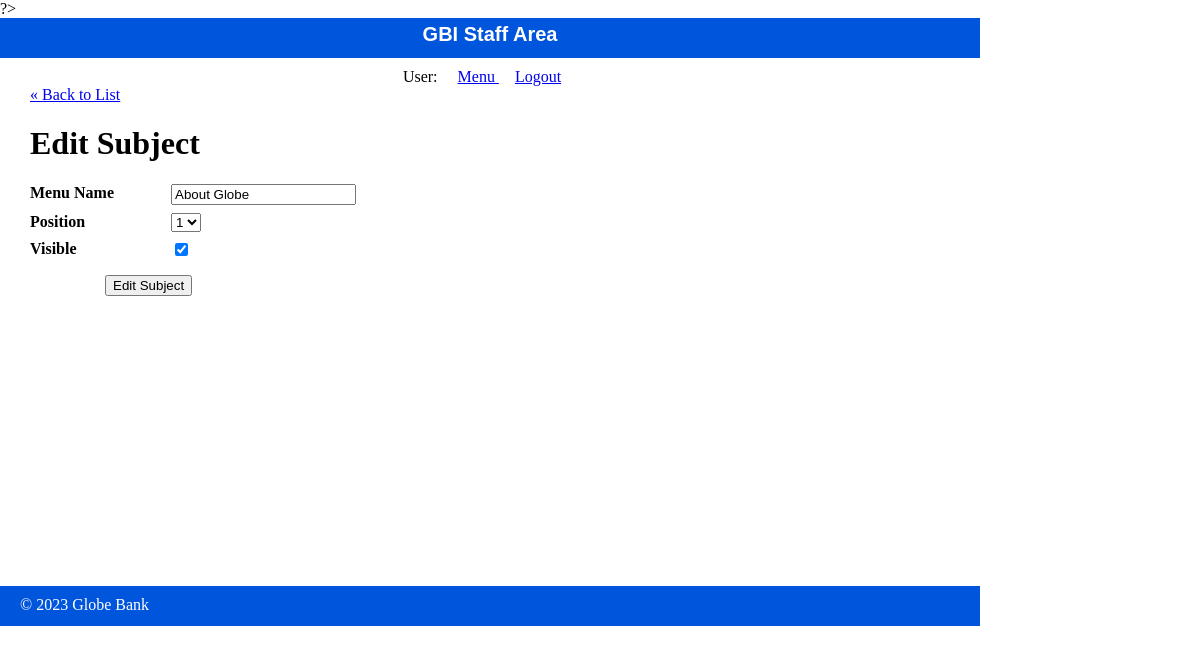
The page /staff/subjects/edit.php?id=1 on the database its author committed.
### tables this page shows
CREATE TABLE `subjects` (
  `id` int(11) NOT NULL,
  `menu_name` varchar(255) DEFAULT NULL,
  `position` int(3) DEFAULT NULL,
  `visible` tinyint(1) DEFAULT NULL
);

### private/functions.php (called while the page is built, shortened)
<?php
function url_for($script_path){
    return WWW_ROOT . $script_path;
}
function u($string){
    return urlencode($string);
}
function h($string){
    return htmlspecialchars($string);
}
?>

### private/query_functions.php (called while the page is built, shortened)
<?php
function find_all_subjects(array $options=[]){
    global $db;
    $visible = $options["visible"] ?? false;
    $sql = "SELECT * FROM subjects ";
    $sql.= "ORDER BY position ASC";
    $result = mysqli_execute_query($db, $sql);
    return $result;
}
function find_subject_by_id($id){
    global $db;
    $sql = "SELECT * FROM subjects WHERE id=?";
    $query = mysqli_execute_query($db, $sql,[$id]);
    $result = mysqli_fetch_assoc($query);
    return $result;
}
?>

### public/staff/subjects/edit.php (the view, shortened to what this page needs)
<?php
$id = $_GET['id'];
if(is_post_request()) {
  $subject = [];
  $subject['id'] = $id;
  $subject['menu_name'] = $_POST['menu_name'] ?? '';
  $subject['position'] = $_POST['position'] ?? '';
  $subject['visible'] = $_POST['visible'] ?? '';
  $result = update_subject($subject);
  if($result === true){
    $_SESSION["status_message"] = "The subject {$subject["menu_name"]} was updated successfully";
    redirect_to(url_for('/staff/subjects/show.php?id=' . $id));
  }
  else{
    $errors = $result;
  }
}
else {
  $subject = find_subject_by_id($id);
}
$subject_set = find_all_subjects();
$subject_count = mysqli_num_rows($subject_set);
?>
<?php include(SHARED_PATH . '/staff_header.php'); ?>
<div id="content">
  <a class="back-link" href="<?php echo url_for('/staff/subjects/index.php'); ?>">&laquo; Back to List</a>
  <div class="subject edit">
    <h1>Edit Subject</h1>
    <form action="<?php echo url_for('/staff/subjects/edit.php?id=' . h(u($id))); ?>" method="post">
      <dl>
        <dt>Menu Name</dt>
        <dd><input type="text" name="menu_name" value="<?php echo h($subject['menu_name']); ?>" /></dd>
      </dl>
      <dl>
        <dt>Position</dt>
        <dd>
          <select name="position">
          <?php
            for($i=1; $i <= $subject_count; $i++) {
              echo "<option value=\"". $i . "\"";
              if($subject["position"] == $i){
                echo " selected";
              }
              echo ">" . $i . "</option>";
            }
            ?>
          </select>
        </dd>
      </dl>
      <dl>
        <dt>Visible</dt>
        <dd>
          <input type="checkbox" name="visible" value="1"<?php if($subject['visible'] == "1") { echo " checked"; } ?> />
        </dd>
      </dl>
      <div id="operations">
        <input type="submit" value="Edit Subject" />
      </div>
    </form>
  </div>
</div>
<?php include(SHARED_PATH . '/staff_footer.php'); ?>

### public/stylesheets/staff.css (style rules this page uses)
html { height: 100%; width: 100%; }
body { height: 980px; width: 100%; margin: 0; padding: 0; }
#content { width: 920px; min-height: 500px; padding: 0 30px; }
dl { clear: both; overflow: hidden; margin: 0.5em 0; }
dt { float: left; font-weight: bold; width: 125px; }
dd { float: left; margin-left: 1em; }
#operations { clear: both; margin: 1em 0 1em 75px; }

### rows shown on the page
subjects: menu_name "About Globe", position "1", visible "☑"
